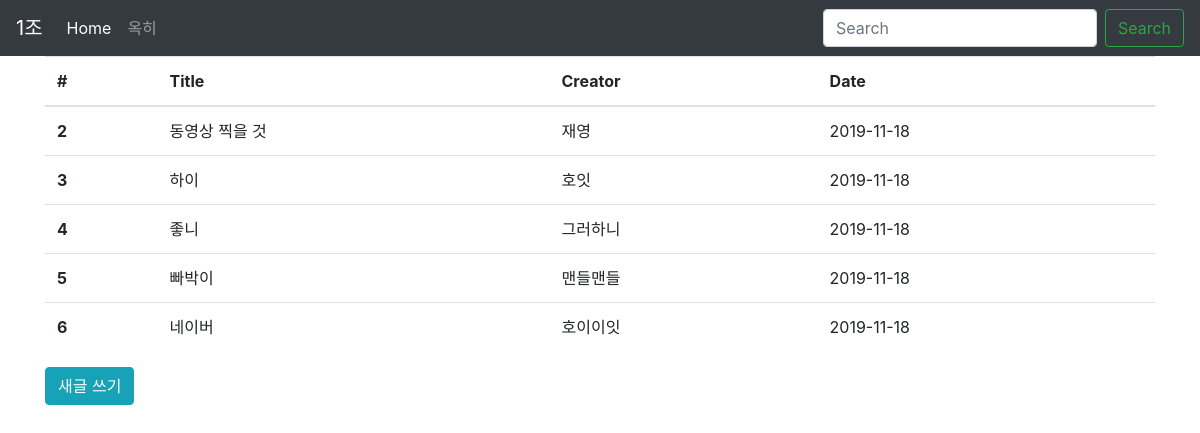
The app's page /articles/ with its own data.
### articles/models.py (models this page shows, shortened)
class Article(models.Model):
    title = models.CharField(max_length=16)
    contents= models.TextField()
    creator = models.CharField(max_length=8)
    created_date = models.DateTimeField(auto_now_add=True, null =True)
    updated_date = models.DateTimeField(auto_now=True, null = True)
    def datetime_to_string(self):
        return self.created_date.strftime("%Y-%m-%d")

### articles/views.py (the view)
# urls.py: path('', views.index, name = "index"),
def index(request):
    articles = Article.objects.all()
    context = {
        'articles' : articles
    }
    return render(request, 'index.html', context)

### articles/templates/index.html
{%extends 'base.html' %}
{% block content %}
<div class="container">
    <table class="table">
        <thead>
            <tr>
                <th scope="col">#</th>
                <th scope="col">Title</th>
                <th scope="col">Creator</th>
                <th scope="col">Date</th>
            </tr>
        </thead>
        <tbody>
            {% for article in articles%}
            <tr onclick="location.href='{% url 'articles:show' article.id %}';">
                <th scope="row">{{article.id}}</th>
                <td>{{article.title}}</td>
                <td>{{article.creator}}</td>
                <td>{{article.datetime_to_string}}</td>
            </tr>
            {%endfor%}
        </tbody>
    </table>
    <a href="{% url 'articles:new' %}" class="btn btn-info">새글 쓰기</a>
</div>
{% endblock %}

### articles/templates/base.html (shortened to what this page needs)
<!DOCTYPE html>
<html lang="ko">
<head>
    <link rel="stylesheet" href="https://stackpath.bootstrapcdn.com/bootstrap/4.3.1/css/bootstrap.min.css"
>
</head>
<body>
    <header>
        <nav class="navbar navbar-expand-md navbar-dark bg-dark">
            <a class="navbar-brand" href="#">1조</a>
            <div class="collapse navbar-collapse" id="navbarCollapse">
                <ul class="navbar-nav mr-auto">
                    <li class="nav-item active">
                        <a class="nav-link" href="/articles/">Home</a>
                    </li>
                    <li class="nav-item">
                        <a class="nav-link" href="#">옥히</a>
                    </li>
                </ul>
                <form class="form-inline mt-2 mt-md-0">
                    <input class="form-control mr-sm-2" type="text" placeholder="Search" aria-label="Search">
                    <button class="btn btn-outline-success my-2 my-sm-0" type="submit">Search</button>
                </form>
            </div>
        </nav>
    </header>
    {% block content %}
    {% endblock %}
</body>
</html>

### records on screen
Article: id "2", title "동영상 찍을 것", creator "재영", datetime_to_string "2019-11-18"
Article: id "3", title "하이", creator "호잇", datetime_to_string "2019-11-18"
Article: id "4", title "좋니", creator "그러하니", datetime_to_string "2019-11-18"
Article: id "5", title "빠박이", creator "맨들맨들", datetime_to_string "2019-11-18"
Article: id "6", title "네이버", creator "호이이잇", datetime_to_string "2019-11-18"
